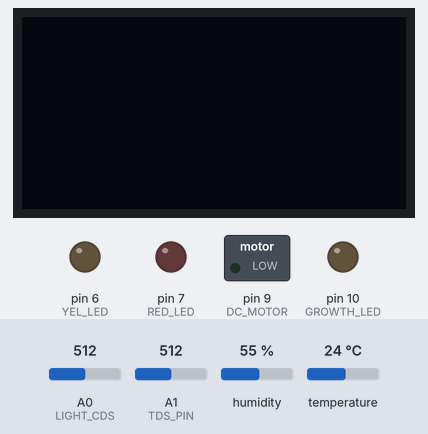
Bench run of a sketch on a simulated Arduino Uno, built with avr-gcc and run on an emulated ATmega328P. Shown: 128×64 one-colour display, switched loads named in the sketch (green lamp = pin HIGH), output pins drawn as LEDs (lit = HIGH). The inputs (shaded band) are chosen by the test bench; at power-on: humidity 55 %, A1 (TDS_PIN) = 512, A0 (LIGHT_CDS) = 512, temperature 24 °C. The local clock reads 2024-03-15 10:24:30 at power-on unless the sketch sets it; what the sketch prints to the serial monitor is not drawn.

Above: at 1.2 s.
1.3 s: humidity set to 58 %
At 6.4 s:
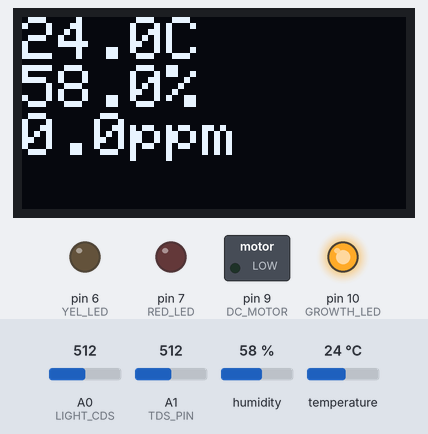
15.3 s: humidity set to 61 %
At 16.6 s:
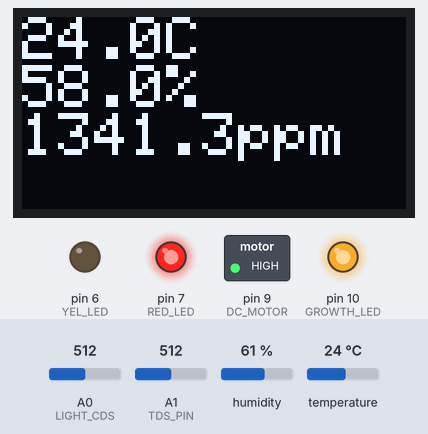
21.5 s: humidity set to 42 %
At 26.2 s:
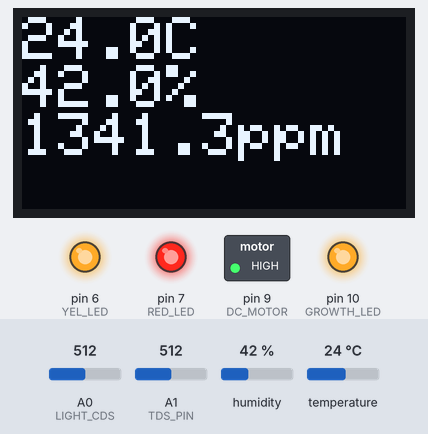
26.5 s: humidity set to 39 %
At 29.7 s:
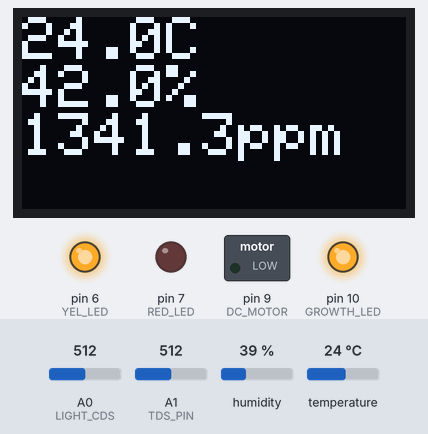
31.5 s: A1 (TDS_PIN) set to 716
At 45.4 s:
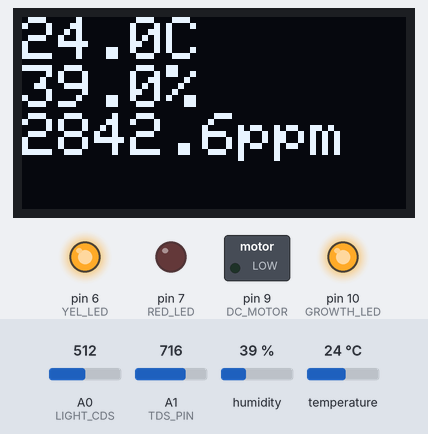
45.5 s: A1 (TDS_PIN) set to 810
At 56.5 s:
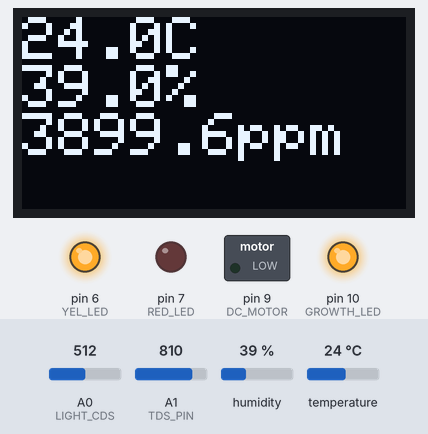
Timing chart, 0 to 57.5 s (numbered marks = the images above; inputs shaded):
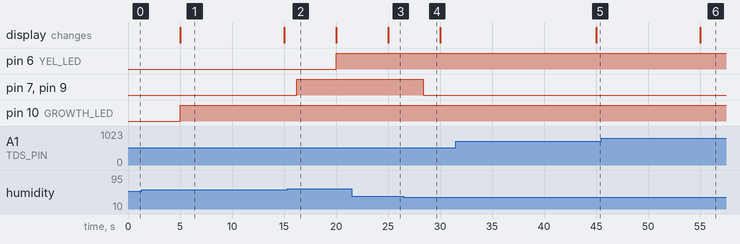

Measured:
- the behaviour switches between 59 and 60 % on humidity (found by bisection; images 1 and 2)
- the behaviour switches between 41 and 40 % on humidity (found by bisection; images 3 and 4)
- after the input at 15.3 s, pin 7 (RED_LED), pin 9 (DC_MOTOR): LOW → HIGH after 0.95 s
- after the input at 21.5 s, the display: changes after 3.5 s (image 3)
- after the input at 26.5 s, pin 7 (RED_LED), pin 9 (DC_MOTOR): HIGH → LOW after 1.9 s
- after the input at 31.5 s, the display: changes after 13.5 s (image 5)
- after the input at 45.5 s, the display: changes after 9.5 s (image 6)

The sketch:

test_arduino_A_with_OLED.ino
```cpp
//-----[라이브러리 import]------------------------------------
// Rtc 시간 모듈
#include <RtcDS1302.h>
#include <ThreeWire.h>

// tds 라이브러리
#include <EEPROM.h>
#include "GravityTDS.h"

#include <SoftwareSerial.h>  //소프트웨어 시리얼 라이브러리 추가
#include <DHT.h>    //온습도 센서 라이브러리 추가

//OLED 라이브러리 추가
#include <Adafruit_GFX.h>
#include <Adafruit_SSD1306.h>
#include <Wire.h>  // test


//-----[핀 번호 정의] ----------------------------------------
#define LIGHT_CDS A0  // CDS 조도센서(아날로그)
#define TDS_PIN A1    // tds 모듈(아날로그)

// Rtc 모듈 핀 지정
#define DS1302_CLK 2
#define DS1302_DAT 3
#define DS1302_RST 4

#define RED_LED 7   // 온습도 경고등(적색 LED) - 온습도가 지나치게 높을 때 점등
#define YEL_LED 6   // tds 경고등(황색 LED) - tds가 지나치게 높을 때 점등

// 온습도 센서
#define DHTPIN 8  // 온습도 센서 핀으로 설정
#define DHTTYPE DHT11  //온습도 센서 타입 설정

// 모터 모듈
#define DC_MOTOR 9  // DC모터를 제어할 릴레이 모듈 핀 번호

// 생장 LED
#define GROWTH_LED 10

/*
// OLED(test)
#define SCREEN_WIDTH 128
#define SCREEN_HEIGHT 64
*/


//-----[객체 생성]--------------------------------------------
// 0.96인치 128x64 OLED
Adafruit_SSD1306 display(-1); //4개의 핀을 가진 OLED 모듈은 RESET 핀이 없으므로 -1로 처리

// RTC 라이브러리 생성(객체 생성)
ThreeWire myWire(DS1302_DAT, DS1302_CLK, DS1302_RST);
RtcDS1302<ThreeWire> Rtc(myWire);

DHT dht(DHTPIN, DHTTYPE);  // DHT 센서 초기화

GravityTDS gravityTds;  // tds 센서 객체 선언


//-----[변수 설정]--------------------------------------------
// millis()를 위한 시간 변수 설정
unsigned long currTime = 0;
unsigned long sensorTime = 0;     // sensor print 제어
unsigned long growthTime = 0;     // 생장 LED 제어
unsigned long tdsTime = 0;        // TDS 센서 제어


//-----[setup]------------------------------------------------
void setup() {
  Serial.begin(115200);

  // Rtc 모듈 세팅
  Rtc.Begin();  //모듈 시작 선언
  RtcDateTime compiled = RtcDateTime(__DATE__, __TIME__);  //Rtc 시간 불러오기
  // 초기 세팅
  if (!Rtc.IsDateTimeValid()) Rtc.SetDateTime(compiled);
  if (Rtc.GetIsWriteProtected()) Rtc.SetIsWriteProtected(false);
  if (!Rtc.GetIsRunning()) Rtc.SetIsRunning(true);
  // 시간 세팅
  RtcDateTime now = Rtc.GetDateTime();
  if (now < compiled) Rtc.SetDateTime(compiled);

	pinMode(RED_LED, OUTPUT);  // 붉은 LED 핀을 출력으로 설정
  pinMode(DC_MOTOR, OUTPUT); // DC 모터 제어 핀 출력용으로 설정
  pinMode(GROWTH_LED, OUTPUT);  // 생장 LED 핀 출력용으로 설정
  dht.begin();  // 온습도 모듈 시작 선언

	//tds
  pinMode(YEL_LED, OUTPUT);  // tds 경고등 출력으로 설정
  gravityTds.setPin(TDS_PIN);
  gravityTds.setAref(5.0);  // ADC의 참조 전압 설정, 아두이노 UNO에서 기본값은 5.0V
  gravityTds.setAdcRange(1024);  // 10비트 ADC의 경우 1024, 12비트 ADC의 경우 4096
  gravityTds.begin();  // 초기화

  // test
  // 0x3C주소로 디스플레이 장치를 초기화
  display.begin(SSD1306_SWITCHCAPVCC, 0x3C);
  display.clearDisplay();
}


//-----[loop문]-----------------------------------------------
void loop() {
  currTime = millis();  // millis() 시작

	// 각종 센서값 읽기
  RtcDateTime now = Rtc.GetDateTime();        // RTC 모듈로부터 현재 시간 얻기
  int lightValue = analogRead(LIGHT_CDS);     // CDS 조도값
  float tdsValue = gravityTds.getTdsValue();  // TDS 값 가져오기
  float humidity = dht.readHumidity();        // 습도
  float temperature = dht.readTemperature();  // 온도
  if (isnan(humidity) || isnan(temperature)) {  // 온습도를 읽지 못하는 경우 반복문 건너뛰기
    return;
  }

	if (currTime - sensorTime >= 5000) {  // 5초 간격으로 센서값 Serial에 표시
    sensorTime = currTime;

    // OLED
    display.clearDisplay();
    display.setTextSize(2);
    display.setTextColor(WHITE);
    display.setCursor(0, 0);

    display.print(temperature,1); //온도 데이터(소수점 첫째 자리) 출력
    display.println("C"); //온도 기호(C) 출력
    display.print(humidity,1); //습도 데이터(소수점 첫째 자리) 출력
    display.println("%"); //습도 기호(%) 출력
    display.print(tdsValue,1); //tds 데이터(소수점 첫째 자리) 출력
		display.println("ppm"); // tds 기호(ppm) 출력
    display.display();

    // Serial 시간 표시
    char dt[26];
    sprintf(dt, "%02u/%02u %02u:%02u:%02u", now.Month(), now.Day(), now.Hour(), now.Minute(), now.Second());
    Serial.print(dt);
    Serial.print("  온도: ");
		Serial.print(temperature);  // 온도
    Serial.print("C");
    Serial.print("  습도: ");
		Serial.print(humidity);  // 습도
    Serial.print("%");
    Serial.print("  조도: ");
    Serial.print(lightValue);  // 조도
    Serial.print("  TDS: ");
		Serial.print(tdsValue, 0);  // tds
    Serial.println("ppm");
  }


	// 온습도에 따른 환기팬 동작
  if (temperature >= 26 || humidity >= 60) {
    digitalWrite(DC_MOTOR, HIGH);  // 릴레이 모듈을 사용하여 DC모터(환기팬) 작동
    digitalWrite(RED_LED, HIGH);   // 경고등 켜기
  } else if (temperature <= 26 && humidity <= 40) {
    digitalWrite(DC_MOTOR, LOW);  // DC모터(환기팬) 작동 중지
    digitalWrite(RED_LED, LOW);   // 경고등 끄기
  }

	// tds
  if (currTime - tdsTime >= 10000) {  // 마지막 측정 시간으로부터 10초가 경과했는지 확인
    tdsTime = currTime;  // 마지막 측정 시간 업데이트

    //temperature = readTemperature();  // 온도 센서를 추가하고 온도를 읽습니다.
    gravityTds.setTemperature(temperature);  // 온도 설정 및 온도 보정 실행
    gravityTds.update();  // 샘플링 및 계산

    // TDS 값이 200ppm 이상일 경우 경고등(황색) 켜기
    if (tdsValue >= 200) {
        digitalWrite(YEL_LED, HIGH);  // 경고등(황색) 켜기
    } else {
        digitalWrite(YEL_LED, LOW);  // 경고등(황색) 끄기
    }
	}

	// 생장 led 제어
  if (currTime - growthTime >= 5000)
  {
    growthTime = currTime;
    // 9:00 ~ 18:00 사이 조도값에 따른 LED 제어
	  if (now.Hour() >= 9 && now.Hour() < 18 && lightValue <= 800) {
	    digitalWrite(GROWTH_LED, HIGH); // 낮 동안 조도값이 낮으면 LED 켜기
	  } else if ((now.Hour() >= 18 || now.Hour() < 9) && lightValue > 800) {
	    digitalWrite(GROWTH_LED, LOW); // 저녁이거나 조도값이 높으면 LED 끄기
	  }
  }

}
```
